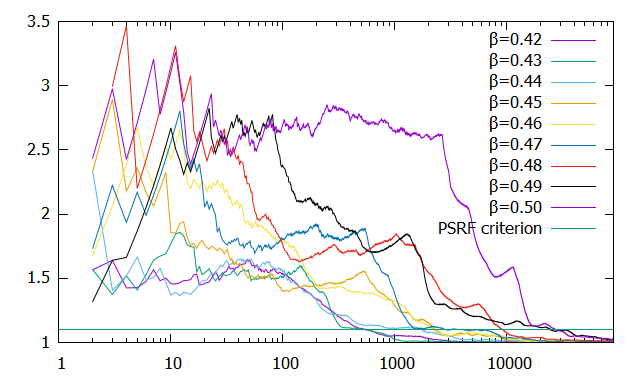

Recreate this plot in gnuplot.
#!/gnuplot
#
#    
#    	G N U P L O T
#    	Version 5.2 patchlevel 4    last modified 2018-06-01 
#    
#    	Copyright (C) 1986-1993, 1998, 2004, 2007-2018
#    	Thomas Williams, Colin Kelley and many others
#    
#    	gnuplot home:     http://www.gnuplot.info
#    	faq, bugs, etc:   type "help FAQ"
#    	immediate help:   type "help"  (plot window: hit 'h')
# set terminal wxt 0 enhanced
# set output
unset clip points
set clip one
unset clip two
set errorbars front 1.000000 
set border 31 front lt black linewidth 1.000 dashtype solid
set zdata 
set ydata 
set xdata 
set y2data 
set x2data 
set boxwidth
set style fill  empty border
set style rectangle back fc  bgnd fillstyle   solid 1.00 border lt -1
set style circle radius graph 0.02 
set style ellipse size graph 0.05, 0.03 angle 0 units xy
set dummy x, y
set format x "% h" 
set format y "% h" 
set format x2 "% h" 
set format y2 "% h" 
set format z "% h" 
set format cb "% h" 
set format r "% h" 
set ttics format "% h"
set timefmt "%d/%m/%y,%H:%M"
set angles radians
set tics back
unset grid
unset raxis
set theta counterclockwise right
set style parallel front  lt black linewidth 2.000 dashtype solid
set key title "" center
set key fixed right top vertical Right noreverse enhanced autotitle nobox
set key noinvert samplen 4 spacing 1 width 0 height 0 
set key maxcolumns 0 maxrows 0
set key noopaque
unset label
unset arrow
set style increment default
unset style line
unset style arrow
set style histogram clustered gap 2 title textcolor lt -1
unset object
set style textbox transparent margins  1.0,  1.0 border  lt -1 linewidth  1.0
set offsets 0, 0, 0, 0
set pointsize 1
set pointintervalbox 1
set encoding sjis
unset polar
unset parametric
unset decimalsign
unset micro
unset minussign
set view 60, 30, 1, 1
set view azimuth 0
set rgbmax 255
set samples 100, 100
set isosamples 10, 10
set surface 
unset contour
set cntrlabel  format '%8.3g' font '' start 5 interval 20
set mapping cartesian
set datafile separator whitespace
unset hidden3d
set cntrparam order 4
set cntrparam linear
set cntrparam levels auto 5 unsorted
set cntrparam firstlinetype 0
set cntrparam points 5
set size ratio 0 1,1
set origin 0,0
set style data points
set style function lines
unset xzeroaxis
unset yzeroaxis
unset zzeroaxis
unset x2zeroaxis
unset y2zeroaxis
set xyplane relative 0.5
set tics scale  1, 0.5, 1, 1, 1
set mxtics default
set mytics default
set mztics default
set mx2tics default
set my2tics default
set mcbtics default
set mrtics default
set nomttics
set xtics border in scale 1,0.5 mirror norotate  autojustify
set xtics  norangelimit logscale autofreq 
set ytics border in scale 1,0.5 mirror norotate  autojustify
set ytics  norangelimit autofreq 
set ztics border in scale 1,0.5 nomirror norotate  autojustify
set ztics  norangelimit autofreq 
unset x2tics
unset y2tics
set cbtics border in scale 1,0.5 mirror norotate  autojustify
set cbtics  norangelimit autofreq 
set rtics axis in scale 1,0.5 nomirror norotate  autojustify
set rtics  norangelimit autofreq 
unset ttics
set title "" 
set title  font "" norotate
set timestamp bottom 
set timestamp "" 
set timestamp  font "" norotate
set trange [ * : * ] noreverse nowriteback
set urange [ * : * ] noreverse nowriteback
set vrange [ * : * ] noreverse nowriteback
set xlabel "" 
set xlabel  font "" textcolor lt -1 norotate
set x2label "" 
set x2label  font "" textcolor lt -1 norotate
set xrange [ * : * ] noreverse writeback
set x2range [ * : * ] noreverse writeback
set ylabel "" 
set ylabel  font "" textcolor lt -1 rotate
set y2label "" 
set y2label  font "" textcolor lt -1 rotate
set yrange [ * : * ] noreverse writeback
set y2range [ * : * ] noreverse writeback
set zlabel "" 
set zlabel  font "" textcolor lt -1 norotate
set zrange [ * : * ] noreverse writeback
set cblabel "" 
set cblabel  font "" textcolor lt -1 rotate
set cbrange [ * : * ] noreverse writeback
set rlabel "" 
set rlabel  font "" textcolor lt -1 norotate
set rrange [ * : * ] noreverse writeback
unset logscale
set logscale x 10
unset jitter
set zero 1e-08
set lmargin  -1
set bmargin  -1
set rmargin  -1
set tmargin  -1
set locale "Japanese_Japan.932"
set pm3d explicit at s
set pm3d scansautomatic
set pm3d interpolate 1,1 flush begin noftriangles noborder corners2color mean
set pm3d nolighting
set palette positive nops_allcF maxcolors 0 gamma 1.5 color model RGB 
set palette rgbformulae 7, 5, 15
set colorbox default
set colorbox vertical origin screen 0.9, 0.2 size screen 0.05, 0.6 front  noinvert bdefault
set style boxplot candles range  1.50 outliers pt 7 separation 1 labels auto unsorted
set loadpath 
set fontpath 
set psdir
set fit brief errorvariables nocovariancevariables errorscaling prescale nowrap v5
GNUTERM = "wxt"
## Last datafile plotted: "2D_Ising_0.50/PSRF_2D_Ising_Parm1.dat"
plot "2D_Ising_0.42/PSRF_2D_Ising_Parm1.dat" using 1:8 w l title "{/Symbol b}=0.42", "2D_Ising_0.43/PSRF_2D_Ising_Parm1.dat" using 1:8 w l title "{/Symbol b}=0.43", "2D_Ising_0.44/PSRF_2D_Ising_Parm1.dat" using 1:8 w l title "{/Symbol b}=0.44", "2D_Ising_0.45/PSRF_2D_Ising_Parm1.dat" using 1:8 w l title "{/Symbol b}=0.45", "2D_Ising_0.46/PSRF_2D_Ising_Parm1.dat" using 1:8 w l title "{/Symbol b}=0.46", "2D_Ising_0.47/PSRF_2D_Ising_Parm1.dat" using 1:8 w l title "{/Symbol b}=0.47", "2D_Ising_0.48/PSRF_2D_Ising_Parm1.dat" using 1:8 w l title "{/Symbol b}=0.48", "2D_Ising_0.49/PSRF_2D_Ising_Parm1.dat" using 1:8 w l title "{/Symbol b}=0.49", "2D_Ising_0.50/PSRF_2D_Ising_Parm1.dat" using 1:8 w l title "{/Symbol b}=0.50", 1.1 title "PSRF criterion"
#    EOF
